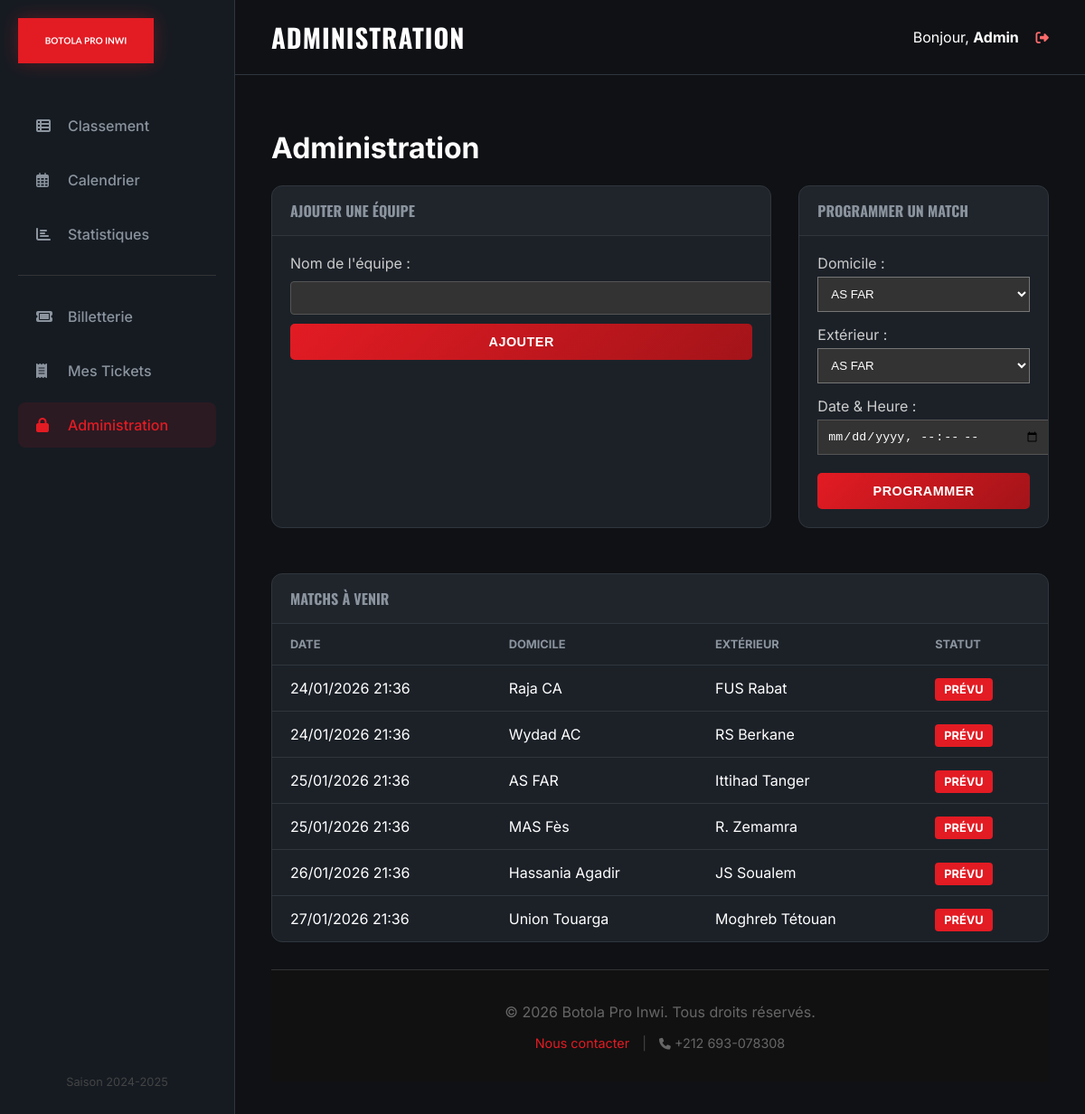
The page /index.php?controller=admin&action=index (signed in) on the database its author committed.
### tables this page shows
CREATE TABLE matches (
    id INT AUTO_INCREMENT PRIMARY KEY,
    home_team_id INT NOT NULL,
    away_team_id INT NOT NULL,
    home_score INT DEFAULT 0,
    away_score INT DEFAULT 0,
    match_date DATETIME NOT NULL,
    status ENUM('scheduled', 'played', 'live') DEFAULT 'scheduled',
    FOREIGN KEY (home_team_id) REFERENCES teams(id),
    FOREIGN KEY (away_team_id) REFERENCES teams(id)
);

CREATE TABLE teams (
    id INT AUTO_INCREMENT PRIMARY KEY,
    name VARCHAR(100) NOT NULL,
    logo_url VARCHAR(255) NOT NULL,
    founded INT,
    stadium VARCHAR(100),
    city VARCHAR(50)
);

### app/Controllers/AdminController.php (called while the page is built, shortened)
<?php
require_once '../app/Models/Team.php';
require_once '../app/Models/MatchModel.php';
class AdminController
{
    private $teamModel;
    private $matchModel;
    public function __construct($db)
    {
        $this->db = $db;
        $this->teamModel = new Team($this->db);
        $this->matchModel = new MatchModel($this->db);
    }
    public function index()
    {
        $teams = $this->teamModel->getAll();
        $matchs = $this->matchModel->getUpcoming();
        $this->render('admin/dashboard', compact('teams', 'matchs', 'message', 'page_title', 'current_page'));
    }
    private function render($view, $data = [])
    {
        extract($data);
        include '../app/Views/' . $view . '.php';
    }
}
?>

### app/Models/Team.php (called while the page is built, shortened)
<?php
class Team
{
    private $conn;
    public function __construct($db)
    {
        $this->conn = $db;
    }
    public function getAll()
    {
        $sql = "SELECT * FROM teams ORDER BY name ASC";
        return mysqli_query($this->conn, $sql);
    }
}
?>

### app/Models/MatchModel.php (called while the page is built, shortened)
<?php
class MatchModel
{
    private $conn;
    public function __construct($db)
    {
        $this->conn = $db;
    }
    public function getUpcoming()
    {
        $sql = "SELECT m.*, t1.name as home_team, t1.logo_url as home_logo,
                         t2.name as away_team, t2.logo_url as away_logo
                  FROM matches m
                  JOIN teams t1 ON m.home_team_id = t1.id
                  JOIN teams t2 ON m.away_team_id = t2.id
                  WHERE m.match_date > NOW()
                  ORDER BY m.match_date ASC";
        return mysqli_query($this->conn, $sql);
    }
}
?>

### app/Views/admin/dashboard.php (the view, shortened to what this page needs)
<?php include '../app/Views/layout/header.php'; ?>
<h1>Administration</h1>
<div class="dashboard-grid">
    <div class="card">
        <div class="card-header">Ajouter une Équipe</div>
        <div style="padding: 20px;">
            <form method="POST">
                <label style="color: #ccc;">Nom de l'équipe :</label>
                <input type="text" name="team_name" required
                    style="width: 100%; padding: 10px; margin: 10px 0; background: #333; border: 1px solid #555; color: white; border-radius: 4px;">
                <button type="submit" name="add_team" class="btn-buy" style="border-radius: 5px;">Ajouter</button>
            </form>
        </div>
    </div>
    <div class="card">
        <div class="card-header">Programmer un Match</div>
        <div style="padding: 20px;">
            <form method="POST">
                <label style="color: #ccc;">Domicile :</label>
                <select name="home_team"
                    style="width: 100%; padding: 10px; margin: 5px 0; background: #333; color: white;">
                    <?php
                    if ($teams) {
                        mysqli_data_seek($teams, 0);
                        while ($t = mysqli_fetch_assoc($teams)): ?>
                            <option value="<?php echo $t['id']; ?>">
                                <?php echo $t['name']; ?>
                            </option>
                        <?php endwhile;
                    } ?>
                </select>
                <label style="color: #ccc; display:block; margin-top: 10px;">Extérieur :</label>
                <select name="away_team"
                    style="width: 100%; padding: 10px; margin: 5px 0; background: #333; color: white;">
                    <?php
                    if ($teams) {
                        mysqli_data_seek($teams, 0);
                        while ($t = mysqli_fetch_assoc($teams)): ?>
                            <option value="<?php echo $t['id']; ?>">
                                <?php echo $t['name']; ?>
                            </option>
                        <?php endwhile;
                    } ?>
                </select>
                <label style="color: #ccc; display:block; margin-top: 10px;">Date & Heure :</label>
                <input type="datetime-local" name="match_date" required
                    style="width: 100%; padding: 10px; margin: 5px 0; background: #333; border: 1px solid #555; color: white;">
                <button type="submit" name="add_match" class="btn-buy"
                    style="border-radius: 5px; margin-top: 15px;">Programmer</button>
            </form>
        </div>
    </div>
</div>
<div class="card" style="margin-top: 30px;">
    <div class="card-header">Matchs à venir</div>
    <table>
        <thead>
            <tr>
                <th>Date</th>
                <th>Domicile</th>
                <th>Extérieur</th>
                <th>Statut</th>
            </tr>
        </thead>
        <tbody>
            <?php if ($matchs):
                while ($m = mysqli_fetch_assoc($matchs)): ?>
                    <tr>
                        <td>
                            <?php echo date('d/m/Y H:i', strtotime($m['match_date'])); ?>
                        </td>
                        <td>
                            <?php echo $m['home_team']; ?>
                        </td>
                        <td>
                            <?php echo $m['away_team']; ?>
                        </td>
                        <td><span class="badge">Prévu</span></td>
                    </tr>
                <?php endwhile; endif; ?>
        </tbody>
    </table>
</div>
<?php include '../app/Views/layout/footer.php'; ?>

### public/css/style.css (style rules this page uses)
:root { --bg-dark: #0f1115; --sidebar-bg: #161b22; --card-bg: #1c2128; --text-primary: #ffffff; --text-secondary: #8b949e; --accent: #e31b23; --accent-hover: #c9181f; --border: #30363d; }
body { margin: 0; font-family: 'Inter', sans-serif; background-color: var(--bg-dark); color: var(--text-primary); height: 100vh; overflow: hidden; }
.badge { background-color: var(--accent); color: white; padding: 5px 10px; border-radius: 4px; font-size: 0.8rem; font-weight: bold; text-transform: uppercase; animation: pulse 2s infinite; }
.dashboard-grid { display: grid; grid-template-columns: 2fr 1fr; gap: 30px; }
.card { background-color: var(--card-bg); border-radius: 12px; border: 1px solid var(--border); overflow: hidden; margin-bottom: 20px; }
.card-header { background-color: rgba(255, 255, 255, 0.02); padding: 15px 20px; border-bottom: 1px solid var(--border); font-weight: 700; text-transform: uppercase; font-family: 'Oswald', sans-serif; color: var(--text-secondary); }
table { width: 100%; border-collapse: collapse; }
th { text-align: left; padding: 15px 20px; color: var(--text-secondary); font-size: 0.8rem; text-transform: uppercase; border-bottom: 1px solid var(--border); }
td { padding: 15px 20px; border-bottom: 1px solid var(--border); }
tr:last-child td { border-bottom: none; }
.btn-buy { background: linear-gradient(135deg, var(--accent) 0%, #a31419 100%); color: white; border: none; padding: 12px 30px; border-radius: 50px; font-weight: 700; font-size: 0.9rem; cursor: pointer; width: 100%; transition: all 0.2s; display: flex; align-items: center; justify-content: center; gap: 10px; text-transform: uppercase; letter-spacing: 0.5px; text-decoration: none; }

### rows shown on the page
matches: match_date "24/01/2026 21:36", home_team.name "Raja CA", away_team.name "FUS Rabat"
matches: match_date "24/01/2026 21:36", home_team.name "Wydad AC", away_team.name "RS Berkane"
matches: match_date "25/01/2026 21:36", home_team.name "AS FAR", away_team.name "Ittihad Tanger"
matches: match_date "25/01/2026 21:36", home_team.name "MAS Fès", away_team.name "R. Zemamra"
matches: match_date "26/01/2026 21:36", home_team.name "Hassania Agadir", away_team.name "JS Soualem"
matches: match_date "27/01/2026 21:36", home_team.name "Union Touarga", away_team.name "Moghreb Tétouan"

### other values the page prints
$page_title "ADMINISTRATION"
$_SESSION['username'] "Admin"
form field home_team "AS FAR"
form field away_team "AS FAR"
